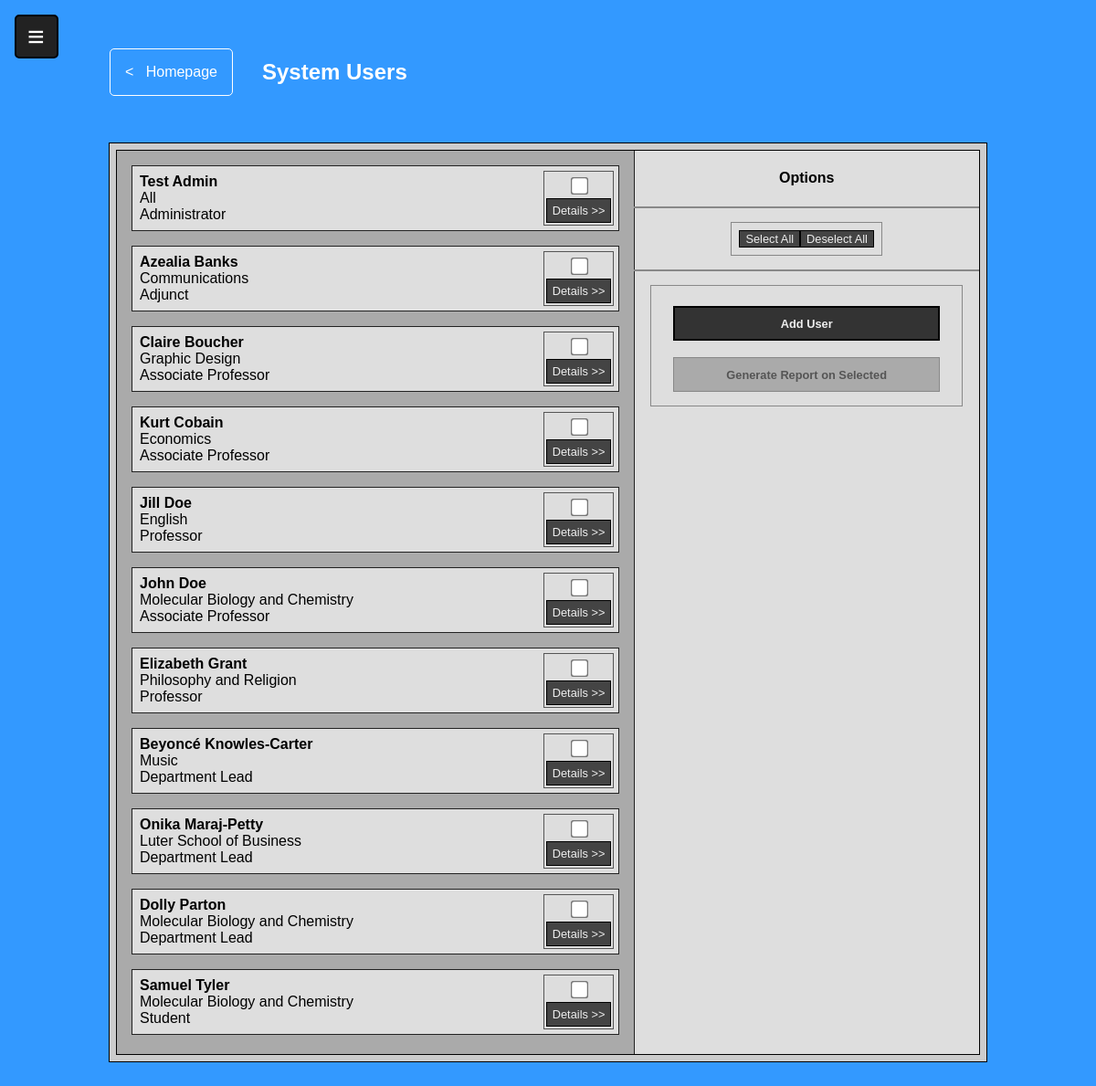
/user_selection.php (signed in), run on the app's committed database.
### tables this page shows
CREATE TABLE IF NOT EXISTS `User` (
  `CNU_ID` INT NOT NULL AUTO_INCREMENT,
  `Password` VARCHAR(24) NOT NULL,
  `Fname` VARCHAR(45) NOT NULL,
  `Lname` VARCHAR(45) NOT NULL,
  `Email` VARCHAR(72) NOT NULL,
  `Department` VARCHAR(45),
  `Position` VARCHAR(45),
  `Birthday` DATE NOT NULL,
  `Hiring_Year` YEAR(4) NOT NULL,
  `Gender` VARCHAR(45) NOT NULL,
  `Race` VARCHAR(45) NOT NULL,
  `Permissions` VARCHAR(45) NOT NULL DEFAULT 'User',
  `Photo` Blob,
  `Archival_Date` DATE DEFAULT NULL,
  PRIMARY KEY (`CNU_ID`));

### user_selection.php (the view, shortened to what this page needs)
<!DOCTYPE html>
<html lang="en" dir="ltr">
<head>
  <link rel="stylesheet" href="css/selection.css">
  <?php include 'databaseconnect.php';
    $sql = "SELECT CNU_ID, Fname, Lname, Department, Position, Archival_Date FROM User ORDER BY Archival_Date ASC, Lname ASC";
    $result = $conn->query($sql);
    ?>
</head>
<body>
<?php include 'hamburger_menu.php'; ?>
  <div class="wrapper">
    <header>
      <h2>System Users</h2>
    </header>
    <div class="selection">
        <div class="results">
        <?php
            if ($result->num_rows > 0) {
                while ($row = $result->fetch_assoc()) {
                    $id = $row['CNU_ID'];
                    $name = $row['Fname'].' '.$row['Lname'];
                    $dept = $row['Department'];
                    $pos = $row['Position'];
                    $archived = ($row['Archival_Date'] == NULL ? "" : "greyed");
                    echo "<div class='data $archived' id='$id'> <label for='$id'><b>$name</b>"
                        .($archived == "greyed" ? " <i>(Archived)</i>" : "").
                        "<br>$dept<br>$pos</label>
                          <div class='result_choices'>"
                        .($archived == "greyed" ? "" : "<input class='checkbox' type='checkbox' name='$id' form='options'></input>").
                            "<a href='user_details.php?user=$id'><button>Details >></button></a>
                          </div>
                        </div>";
                }
            } else {
                echo "<div class='center'>No results found for current search settings.</div>";
            }
            ?>
        </div>
      <div class="options">
          <h4>Options</h4>
          <hr>
          <div>
            <button id="select_all" type="button" name="select_all">Select All</button>
            <button id="deselect_all" type="button" name="deselect_all">Deselect All</button>
          </div>
          <hr>
          <div class="choices">
            <a href="user_setup.php"><button class="admin" type="button" name="add_user" form='options'>Add User</button></a>
            <input id="report" type="submit" name="report" value="Generate Report on Selected" form='options'>
          </div>
      </div>
    </div>
  </div>
</body>
</html>

### css/selection.css (style rules this page uses)
a { text-decoration: none; }
.selection { top: 0.5em; left: 0.5em; right: 0.5em; bottom: 0.5em; position: absolute; display: grid; grid-auto-flow: column; grid-template-columns: 3fr 2fr; }
.results { height: 100%; overflow-y: scroll; display: grid; grid-auto-rows: minmax(auto, max-content); row-gap: 1em; padding: 1em; grid-column: 1 / 2; }
.results:after { height: 0.25em; content: ''; }
.results .data { display: grid; grid-template-columns: 2fr auto; justify-content: space-between; padding: 0.5em; }
.result_choices { min-width: 50px; margin-left: 1em; display: grid; grid-auto-rows: 1fr; grid-auto-flow: row; justify-items: center; align-items: center; outline: 1px solid #555555; outline-offset: 2px; background-color: #DDDDDD; }
.result_choices input { transform: scale(1.5); border: 1px solid black; }
.result_choices a, .result_choices button { width: 100%; height: 100%; }
.options { position: sticky; top: 0; display: flex; flex-flow: column nowrap; align-items: center; justify-content: flex-start; }
.options hr { margin: 0; padding: 0; width: 100%; height: 0; }
.options > div { display: flex; justify-content: center; padding: 0.5em; margin: 1em; }
.options .choices { font-size: 1em; text-align: center; height: inherit; width: 90%; align-items: center; justify-content: center; flex-flow: column nowrap; }
.choices * { font-weight: bold; display: flex; white-space: normal; flex-wrap: wrap; width: 90%; align-items: center; justify-content: center; margin: 0.5em 0; height: 3em; }
.choices button { width: 100%; }
.selection { background-color: #DEDEDE; outline: 1px solid black; }
.results { background-color: #AAAAAA; outline: 1px solid #222222; }
.data { background-color: #DEDEDE; border: 1px solid #222222; }
.options > div { outline: 1px solid #888888; }
.options hr { border: 1px solid #888888; }

### css/common.css (style rules this page uses)
* { box-sizing: border-box; }
body { margin: 0; padding: 0; height: 100vh; display: flex; flex-flow: column nowrap; position: relative; font-family: Arial, Helvetica, sans-serif; background-color: #3399FF; }
.wrapper { width: 80%; height: 80vh; position: absolute; top: 12.5%; right: 10%; left: 10%; display: grid; grid-auto-flow: row; grid-auto-rows: min-content; row-gap: 1em; overflow: scroll; padding: 0.5em; outline: 1px solid #000000; }
.wrapper:after { height: 0.25em; content: ''; }
header { width: auto; height: 12.5%; color: #FFFFFF; position: fixed; top: 0; display: flex; align-items: center; z-index: 999; }
header * { padding: 0; margin: 0; }
button, input[type=submit] { font-size: 0.8em; }
.wrapper { background-color: #CCCCCC; }
.wrapper button, .wrapper input[type=submit] { cursor: pointer; color: #EEEEEE; background-color: #444444; border: 1px solid #000000; }
.wrapper button:disabled, .wrapper input[type=submit]:disabled { cursor: not-allowed; color: #555555; background-color: #AAAAAA !important; border: 1px solid #888888 !important; }
.admin { background-color: #333333 !important; border: 2px solid #000000 !important; }

### data on the page
user: name "Test Admin", Department "All", Position "Administrator"
user: name "Azealia Banks", Department "Communications", Position "Adjunct"
user: name "Claire Boucher", Department "Graphic Design", Position "Associate Professor"
user: name "Kurt Cobain", Department "Economics", Position "Associate Professor"
user: name "Jill Doe", Department "English", Position "Professor"
user: name "John Doe", Department "Molecular Biology and Chemistry", Position "Associate Professor"
user: name "Elizabeth Grant", Department "Philosophy and Religion", Position "Professor"
user: name "Beyoncé Knowles-Carter", Department "Music", Position "Department Lead"
user: name "Onika Maraj-Petty", Department "Luter School of Business", Position "Department Lead"
user: name "Dolly Parton", Department "Molecular Biology and Chemistry", Position "Department Lead"
user: name "Samuel Tyler", Department "Molecular Biology and Chemistry", Position "Student"

### other printed values
$message "Homepage"
